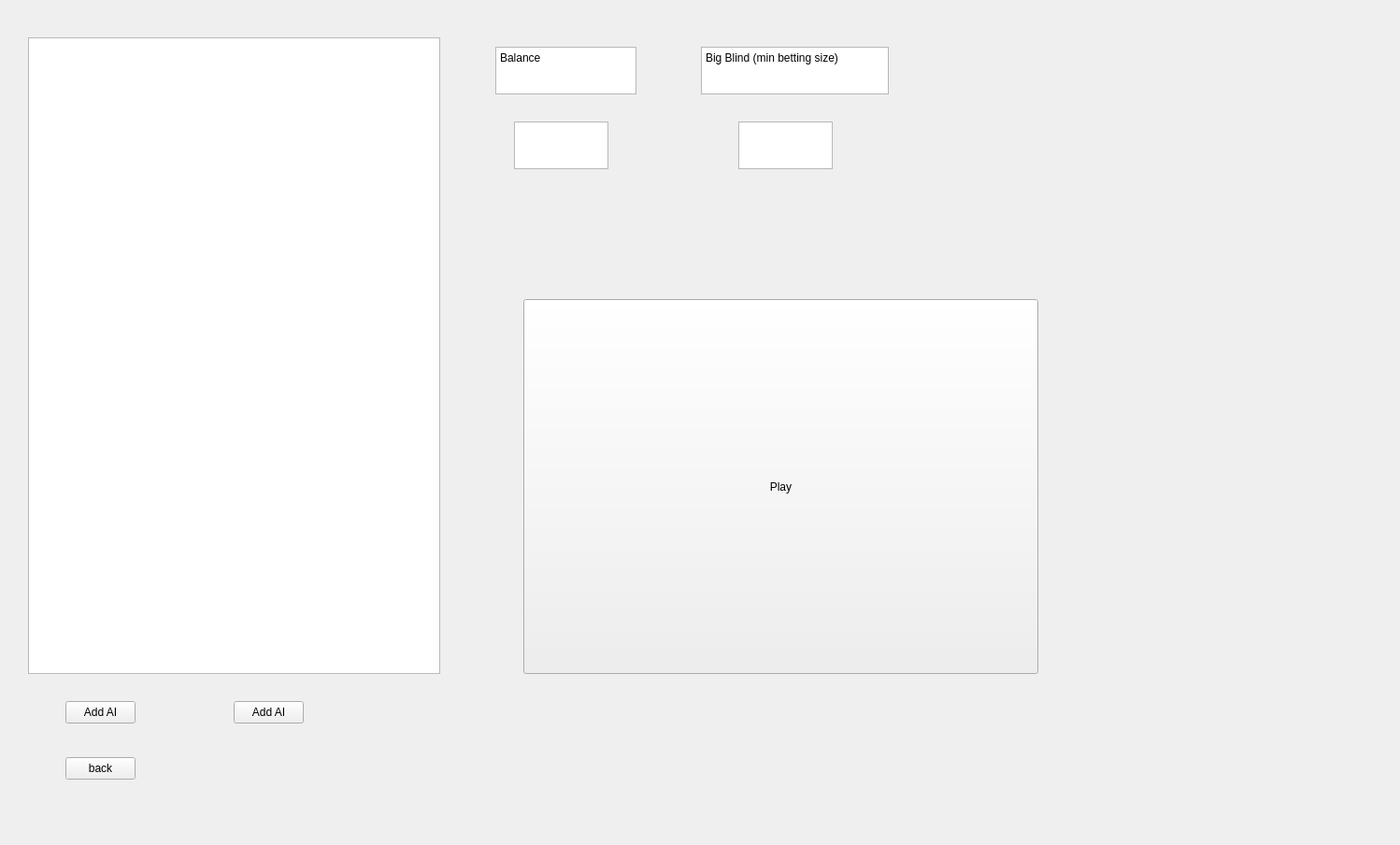
<?xml version="1.0" encoding="UTF-8"?>
<ui version="4.0">
 <class>MainWindow</class>
 <widget class="QWidget" name="MainWindow">
  <property name="geometry">
   <rect>
    <x>0</x>
    <y>0</y>
    <width>1498</width>
    <height>904</height>
   </rect>
  </property>
  <property name="minimumSize">
   <size>
    <width>1498</width>
    <height>904</height>
   </size>
  </property>
  <property name="maximumSize">
   <size>
    <width>1498</width>
    <height>904</height>
   </size>
  </property>
  <property name="mouseTracking">
   <bool>false</bool>
  </property>
  <property name="windowTitle">
   <string>mainwindow</string>
  </property>
  <property name="autoFillBackground">
   <bool>true</bool>
  </property>
  <widget class="QStackedWidget" name="stackedWidget">
   <property name="geometry">
    <rect>
     <x>20</x>
     <y>30</y>
     <width>1431</width>
     <height>861</height>
    </rect>
   </property>
   <property name="currentIndex">
    <number>1</number>
   </property>
   <widget class="QWidget" name="mainPage">
    <widget class="QPushButton" name="addPlayerButton">
     <property name="geometry">
      <rect>
       <x>91</x>
       <y>741</y>
       <width>75</width>
       <height>24</height>
      </rect>
     </property>
     <property name="text">
      <string>Add Player</string>
     </property>
    </widget>
    <widget class="QTextEdit" name="textEdit">
     <property name="geometry">
      <rect>
       <x>60</x>
       <y>50</y>
       <width>1101</width>
       <height>141</height>
      </rect>
     </property>
     <property name="font">
      <font>
       <pointsize>72</pointsize>
       <bold>false</bold>
      </font>
     </property>
     <property name="html">
      <string>&lt;!DOCTYPE HTML PUBLIC &quot;-//W3C//DTD HTML 4.0//EN&quot; &quot;http://www.w3.org/TR/REC-html40/strict.dtd&quot;&gt;
&lt;html&gt;&lt;head&gt;&lt;meta name=&quot;qrichtext&quot; content=&quot;1&quot; /&gt;&lt;meta charset=&quot;utf-8&quot; /&gt;&lt;style type=&quot;text/css&quot;&gt;
p, li { white-space: pre-wrap; }
hr { height: 1px; border-width: 0; }
li.unchecked::marker { content: &quot;\2610&quot;; }
li.checked::marker { content: &quot;\2612&quot;; }
&lt;/style&gt;&lt;/head&gt;&lt;body style=&quot; font-family:'Segoe UI'; font-size:72pt; font-weight:400; font-style:normal;&quot;&gt;
&lt;p style=&quot; margin-top:0px; margin-bottom:0px; margin-left:0px; margin-right:0px; -qt-block-indent:0; text-indent:0px;&quot;&gt;Coll Pok3r Game&lt;/p&gt;&lt;/body&gt;&lt;/html&gt;</string>
     </property>
    </widget>
    <widget class="QPushButton" name="editPlayerButton">
     <property name="geometry">
      <rect>
       <x>201</x>
       <y>741</y>
       <width>75</width>
       <height>24</height>
      </rect>
     </property>
     <property name="text">
      <string>edit player</string>
     </property>
    </widget>
    <widget class="QListWidget" name="playerListWidget">
     <property name="geometry">
      <rect>
       <x>71</x>
       <y>261</y>
       <width>341</width>
       <height>461</height>
      </rect>
     </property>
     <item>
      <property name="text">
       <string>test</string>
      </property>
     </item>
     <item>
      <property name="text">
       <string>hgaaaaaaaaaaaaaaaaaaaaaaa</string>
      </property>
     </item>
    </widget>
    <widget class="QPushButton" name="settingsButton">
     <property name="geometry">
      <rect>
       <x>921</x>
       <y>631</y>
       <width>75</width>
       <height>24</height>
      </rect>
     </property>
     <property name="text">
      <string>settings</string>
     </property>
    </widget>
    <widget class="QPushButton" name="playPokerButton">
     <property name="geometry">
      <rect>
       <x>721</x>
       <y>651</y>
       <width>75</width>
       <height>24</height>
      </rect>
     </property>
     <property name="text">
      <string>play Poker</string>
     </property>
    </widget>
    <widget class="QPushButton" name="removePlayerButton">
     <property name="geometry">
      <rect>
       <x>311</x>
       <y>741</y>
       <width>75</width>
       <height>24</height>
      </rect>
     </property>
     <property name="text">
      <string>remove</string>
     </property>
    </widget>
   </widget>
   <widget class="QWidget" name="PokerSettingsPage">
    <widget class="QTextEdit" name="balanceInput">
     <property name="geometry">
      <rect>
       <x>530</x>
       <y>100</y>
       <width>101</width>
       <height>51</height>
      </rect>
     </property>
     <property name="acceptDrops">
      <bool>false</bool>
     </property>
     <property name="autoFillBackground">
      <bool>false</bool>
     </property>
     <property name="inputMethodHints">
      <set>Qt::InputMethodHint::ImhDigitsOnly</set>
     </property>
     <property name="placeholderText">
      <string/>
     </property>
    </widget>
    <widget class="QPushButton" name="removeAIButton">
     <property name="geometry">
      <rect>
       <x>230</x>
       <y>720</y>
       <width>75</width>
       <height>24</height>
      </rect>
     </property>
     <property name="text">
      <string>Add AI</string>
     </property>
    </widget>
    <widget class="QTextBrowser" name="BalanceText">
     <property name="geometry">
      <rect>
       <x>510</x>
       <y>20</y>
       <width>151</width>
       <height>51</height>
      </rect>
     </property>
     <property name="html">
      <string>&lt;!DOCTYPE HTML PUBLIC &quot;-//W3C//DTD HTML 4.0//EN&quot; &quot;http://www.w3.org/TR/REC-html40/strict.dtd&quot;&gt;
&lt;html&gt;&lt;head&gt;&lt;meta name=&quot;qrichtext&quot; content=&quot;1&quot; /&gt;&lt;meta charset=&quot;utf-8&quot; /&gt;&lt;style type=&quot;text/css&quot;&gt;
p, li { white-space: pre-wrap; }
hr { height: 1px; border-width: 0; }
li.unchecked::marker { content: &quot;\2610&quot;; }
li.checked::marker { content: &quot;\2612&quot;; }
&lt;/style&gt;&lt;/head&gt;&lt;body style=&quot; font-family:'Segoe UI'; font-size:9pt; font-weight:400; font-style:normal;&quot;&gt;
&lt;p style=&quot; margin-top:0px; margin-bottom:0px; margin-left:0px; margin-right:0px; -qt-block-indent:0; text-indent:0px;&quot;&gt;Balance&lt;/p&gt;
&lt;p style=&quot;-qt-paragraph-type:empty; margin-top:0px; margin-bottom:0px; margin-left:0px; margin-right:0px; -qt-block-indent:0; text-indent:0px;&quot;&gt;&lt;br /&gt;&lt;/p&gt;&lt;/body&gt;&lt;/html&gt;</string>
     </property>
    </widget>
    <widget class="QPushButton" name="playPokerButton_2">
     <property name="geometry">
      <rect>
       <x>540</x>
       <y>290</y>
       <width>551</width>
       <height>401</height>
      </rect>
     </property>
     <property name="text">
      <string>Play</string>
     </property>
    </widget>
    <widget class="QListWidget" name="playerList">
     <property name="geometry">
      <rect>
       <x>10</x>
       <y>10</y>
       <width>441</width>
       <height>681</height>
      </rect>
     </property>
    </widget>
    <widget class="QPushButton" name="addAIButton">
     <property name="geometry">
      <rect>
       <x>50</x>
       <y>720</y>
       <width>75</width>
       <height>24</height>
      </rect>
     </property>
     <property name="text">
      <string>Add AI</string>
     </property>
    </widget>
    <widget class="QTextEdit" name="bigBlindInput">
     <property name="geometry">
      <rect>
       <x>770</x>
       <y>100</y>
       <width>101</width>
       <height>51</height>
      </rect>
     </property>
     <property name="acceptDrops">
      <bool>false</bool>
     </property>
     <property name="autoFillBackground">
      <bool>false</bool>
     </property>
     <property name="inputMethodHints">
      <set>Qt::InputMethodHint::ImhDigitsOnly</set>
     </property>
     <property name="placeholderText">
      <string/>
     </property>
    </widget>
    <widget class="QTextBrowser" name="bigBlindTet">
     <property name="geometry">
      <rect>
       <x>730</x>
       <y>20</y>
       <width>201</width>
       <height>51</height>
      </rect>
     </property>
     <property name="html">
      <string>&lt;!DOCTYPE HTML PUBLIC &quot;-//W3C//DTD HTML 4.0//EN&quot; &quot;http://www.w3.org/TR/REC-html40/strict.dtd&quot;&gt;
&lt;html&gt;&lt;head&gt;&lt;meta name=&quot;qrichtext&quot; content=&quot;1&quot; /&gt;&lt;meta charset=&quot;utf-8&quot; /&gt;&lt;style type=&quot;text/css&quot;&gt;
p, li { white-space: pre-wrap; }
hr { height: 1px; border-width: 0; }
li.unchecked::marker { content: &quot;\2610&quot;; }
li.checked::marker { content: &quot;\2612&quot;; }
&lt;/style&gt;&lt;/head&gt;&lt;body style=&quot; font-family:'Segoe UI'; font-size:9pt; font-weight:400; font-style:normal;&quot;&gt;
&lt;p style=&quot; margin-top:0px; margin-bottom:0px; margin-left:0px; margin-right:0px; -qt-block-indent:0; text-indent:0px;&quot;&gt;Big Blind (min betting size)&lt;/p&gt;
&lt;p style=&quot;-qt-paragraph-type:empty; margin-top:0px; margin-bottom:0px; margin-left:0px; margin-right:0px; -qt-block-indent:0; text-indent:0px;&quot;&gt;&lt;br /&gt;&lt;/p&gt;&lt;/body&gt;&lt;/html&gt;</string>
     </property>
    </widget>
    <widget class="QPushButton" name="backButton">
     <property name="geometry">
      <rect>
       <x>50</x>
       <y>780</y>
       <width>75</width>
       <height>24</height>
      </rect>
     </property>
     <property name="text">
      <string>back</string>
     </property>
    </widget>
   </widget>
   <widget class="QWidget" name="PokerPage"/>
  </widget>
 </widget>
 <resources/>
 <connections/>
</ui>
